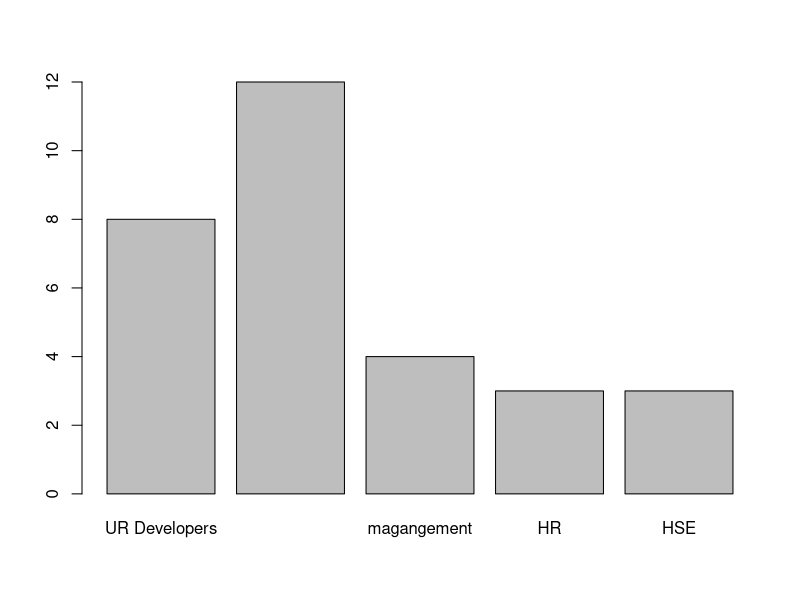
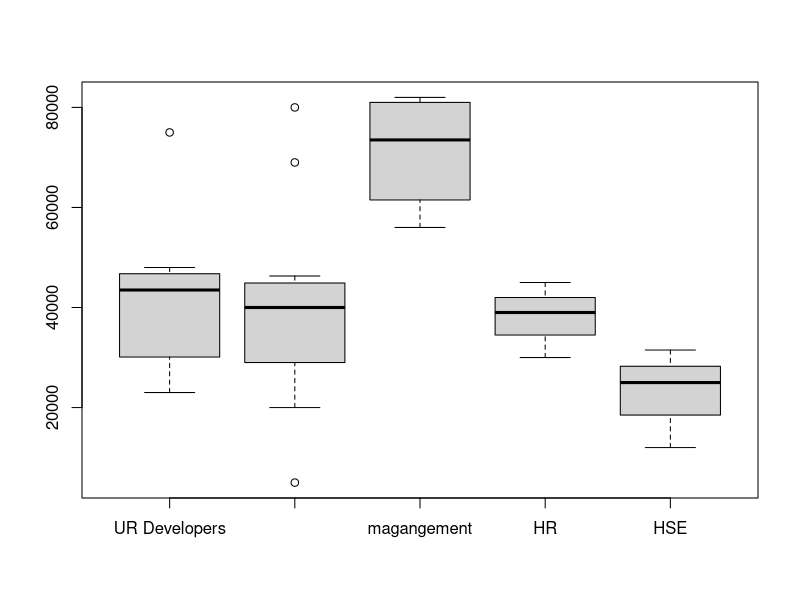
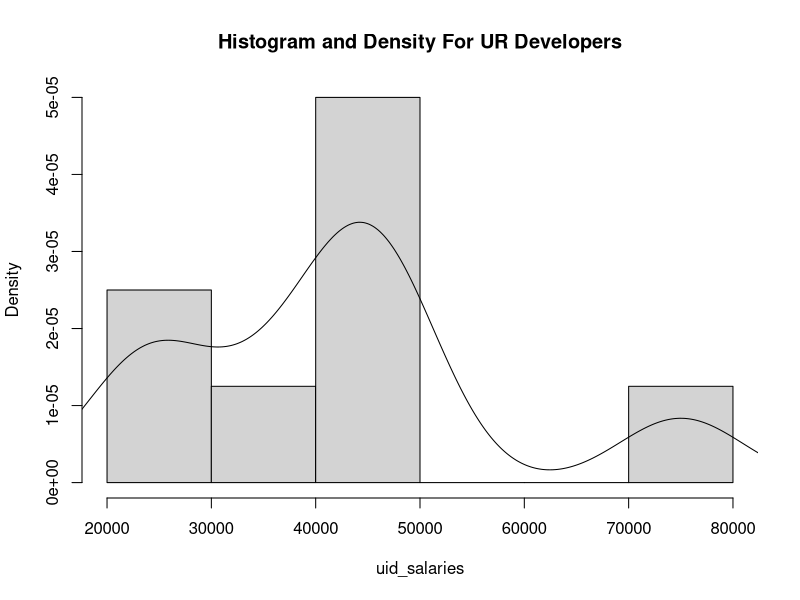
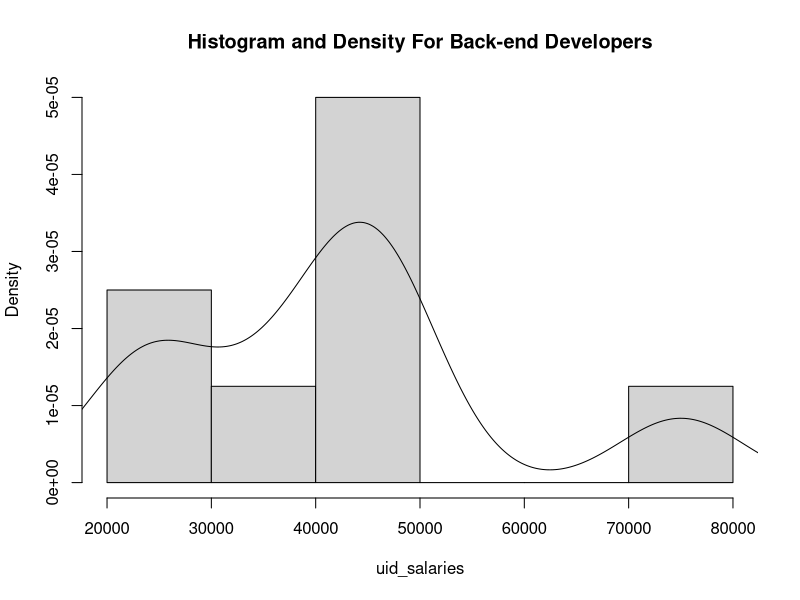
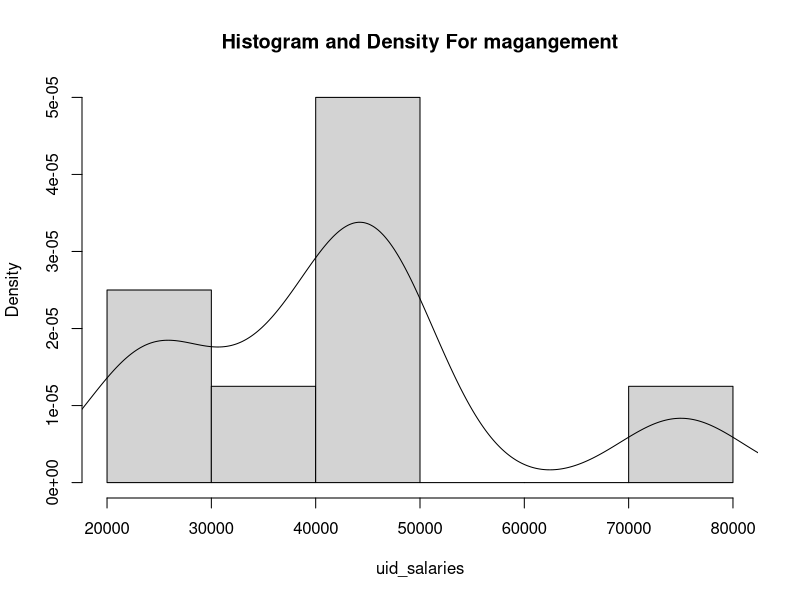
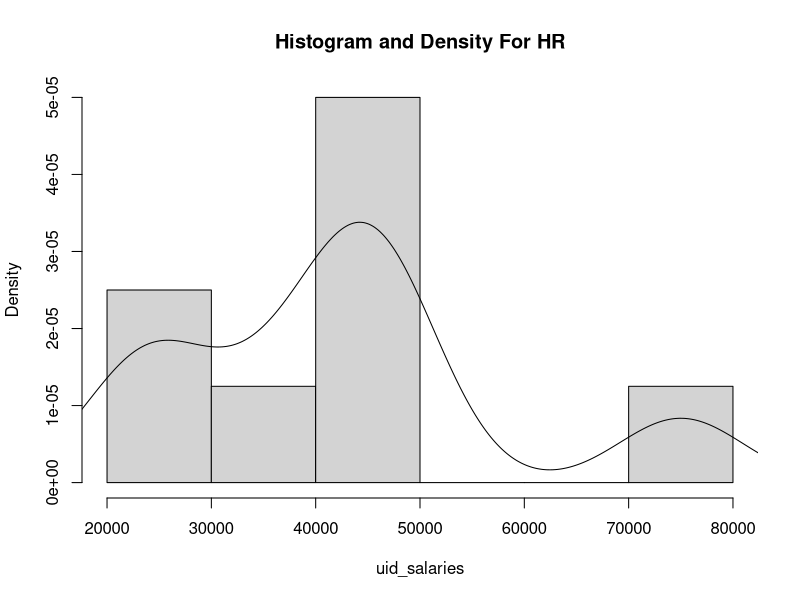
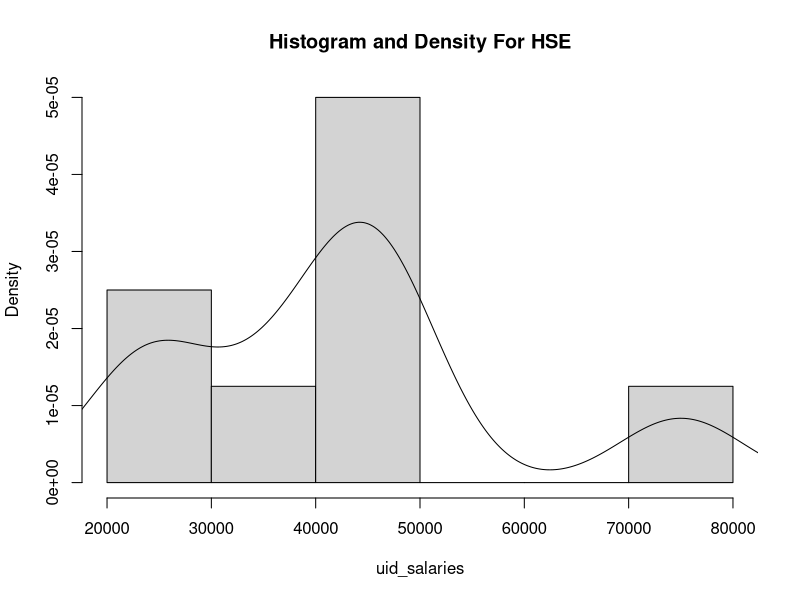
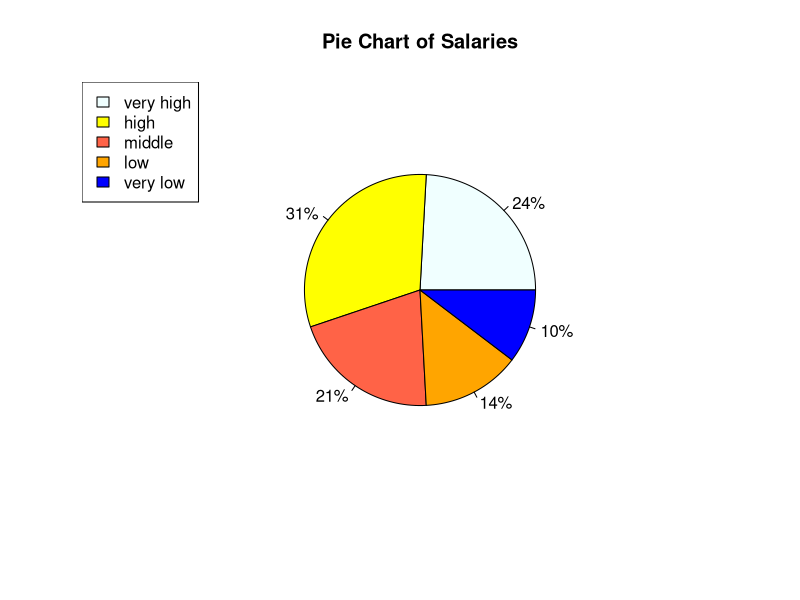

R code for these plots, in order:
################################################################################
#a
positions <- c('UR Developers', 'Back-end Developers',
               'magangement', 'HR', 'HSE')
counts <- c(8, 12, 4, 3, 3)
################################################################################
#b

barplot(counts, names.arg = positions)
################################################################################
#c

uid_salaries <- c(75000, 25000, 48000, 42000, 35200, 45000, 23000, 45500)
bed_salaries <- c(20000, 80000, 36000, 46300, 41000, 43000, 22000, 37000,
                  39000, 43500, 69000, 5000)
mng_salaries <- c(80000, 67000, 56000, 82000)
hr_salaries <- c(45000, 39000, 30000)
hse_salareis <- c(12000, 25000, 31500)

boxplot(uid_salaries, bed_salaries, mng_salaries, hr_salaries, hse_salareis,
        names = positions)
################################################################################
#d

print_spread_measures <- function(pos, salaries) {
  quantiles = quantile(salaries, names=FALSE);
  Q1 = quantiles[2]
  mean = quantiles[3]
  Q3 = quantiles[4]
  iqr = Q3 - Q1
  cat('\t first quartile:', Q1, '\n')
  cat('\t second quartile(mean):', mean, '\n')
  cat('\t third quartile:', Q3, '\n')
  cat('\t IQR:', iqr, '\n')
  cat("------------------------------------------------------------------\n")
}

all_position_salaries = list(uid_salaries, bed_salaries, mng_salaries, hr_salaries, hse_salareis)
for (i in 1:5) {
  cat('Quartiles for', positions[i], ' salaries:\n')
  print_spread_measures(positions[i], all_position_salaries[[i]])
}
################################################################################
#e

plot_hist_density <- function(pos, salaries) {
  hist(uid_salaries, main=paste("Histogram and Density For", pos), border="black", prob=TRUE)
  lines(density(uid_salaries))
}
for (i in 1:5) {
  plot_hist_density(positions[i], all_position_salaries[[i]])
}
################################################################################
#f

all_salaries = c(uid_salaries, bed_salaries, mng_salaries, hr_salaries, hse_salareis)
sal_group1 <- sum(all_salaries > 50000)
sal_group2 <- sum(all_salaries > 40000 & all_salaries < 50000)
sal_group3 <- sum(all_salaries > 30000 & all_salaries < 40000)
sal_group4 <- sum(all_salaries > 20000 & all_salaries < 30000)
sal_group5 <- sum(all_salaries <= 20000)
colors <- c("azure", "yellow1", "tomato", "orange1", "blue")
labels <- c("very high", "high", "middle", "low", "very low")
slices <- c(sal_group1, sal_group2, sal_group3, sal_group4, sal_group5)
percents <- round(slices/sum(slices)*100)
percents <- paste(percents,"%", sep="")
pie(slices, col=colors, labels=percents, radius=0.6, main="Pie Chart of Salaries")
legend("topleft", labels, fill=colors)
################################################################################
#g

print('center and spread measures for Backend Developers salaries:')
sprintf('mean: %.2f', mean(bed_salaries))
sprintf('median: %.2f', median(bed_salaries))
sprintf('variance: %.2f', var(bed_salaries))
sprintf('standard deviation: %.2f', sd(bed_salaries))
################################################################################


